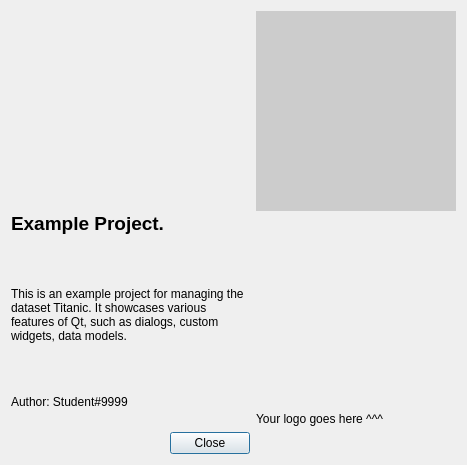
<?xml version="1.0" encoding="UTF-8"?>
<ui version="4.0">
 <class>AboutDialog</class>
 <widget class="QDialog" name="AboutDialog">
  <property name="geometry">
   <rect>
    <x>0</x>
    <y>0</y>
    <width>467</width>
    <height>465</height>
   </rect>
  </property>
  <property name="windowTitle">
   <string>Dialog</string>
  </property>
  <layout class="QGridLayout" name="gridLayout">
   <item row="4" column="0">
    <widget class="QDialogButtonBox" name="buttonBox">
     <property name="orientation">
      <enum>Qt::Horizontal</enum>
     </property>
     <property name="standardButtons">
      <set>QDialogButtonBox::Close</set>
     </property>
    </widget>
   </item>
   <item row="1" column="0">
    <widget class="QLabel" name="labelAbout">
     <property name="text">
      <string>&lt;html&gt;&lt;head/&gt;&lt;body&gt;&lt;p&gt;&lt;span style=&quot; font-size:14pt; font-weight:600;&quot;&gt;Example Project.&lt;/span&gt;&lt;/p&gt;&lt;p&gt;&lt;br/&gt;&lt;/p&gt;&lt;p&gt;This is an example project for managing the dataset Titanic. It showcases various features of Qt, such as dialogs, custom widgets, data models.&lt;/p&gt;&lt;p&gt;&lt;br/&gt;&lt;/p&gt;&lt;p&gt;Author: Student#9999&lt;/p&gt;&lt;/body&gt;&lt;/html&gt;</string>
     </property>
     <property name="wordWrap">
      <bool>true</bool>
     </property>
    </widget>
   </item>
   <item row="3" column="1">
    <widget class="QLabel" name="labelTip">
     <property name="text">
      <string>Your logo goes here ^^^</string>
     </property>
    </widget>
   </item>
   <item row="0" column="1">
    <widget class="QWidget" name="widgetLogoContainer" native="true">
     <property name="minimumSize">
      <size>
       <width>200</width>
       <height>200</height>
      </size>
     </property>
     <property name="maximumSize">
      <size>
       <width>200</width>
       <height>200</height>
      </size>
     </property>
     <property name="styleSheet">
      <string notr="true">background-color: rgb(204, 204, 204);</string>
     </property>
     <layout class="QHBoxLayout" name="horizontalLayout"/>
    </widget>
   </item>
  </layout>
 </widget>
 <resources/>
 <connections>
  <connection>
   <sender>buttonBox</sender>
   <signal>rejected()</signal>
   <receiver>AboutDialog</receiver>
   <slot>reject()</slot>
   <hints>
    <hint type="sourcelabel">
     <x>316</x>
     <y>260</y>
    </hint>
    <hint type="destinationlabel">
     <x>286</x>
     <y>274</y>
    </hint>
   </hints>
  </connection>
 </connections>
</ui>
